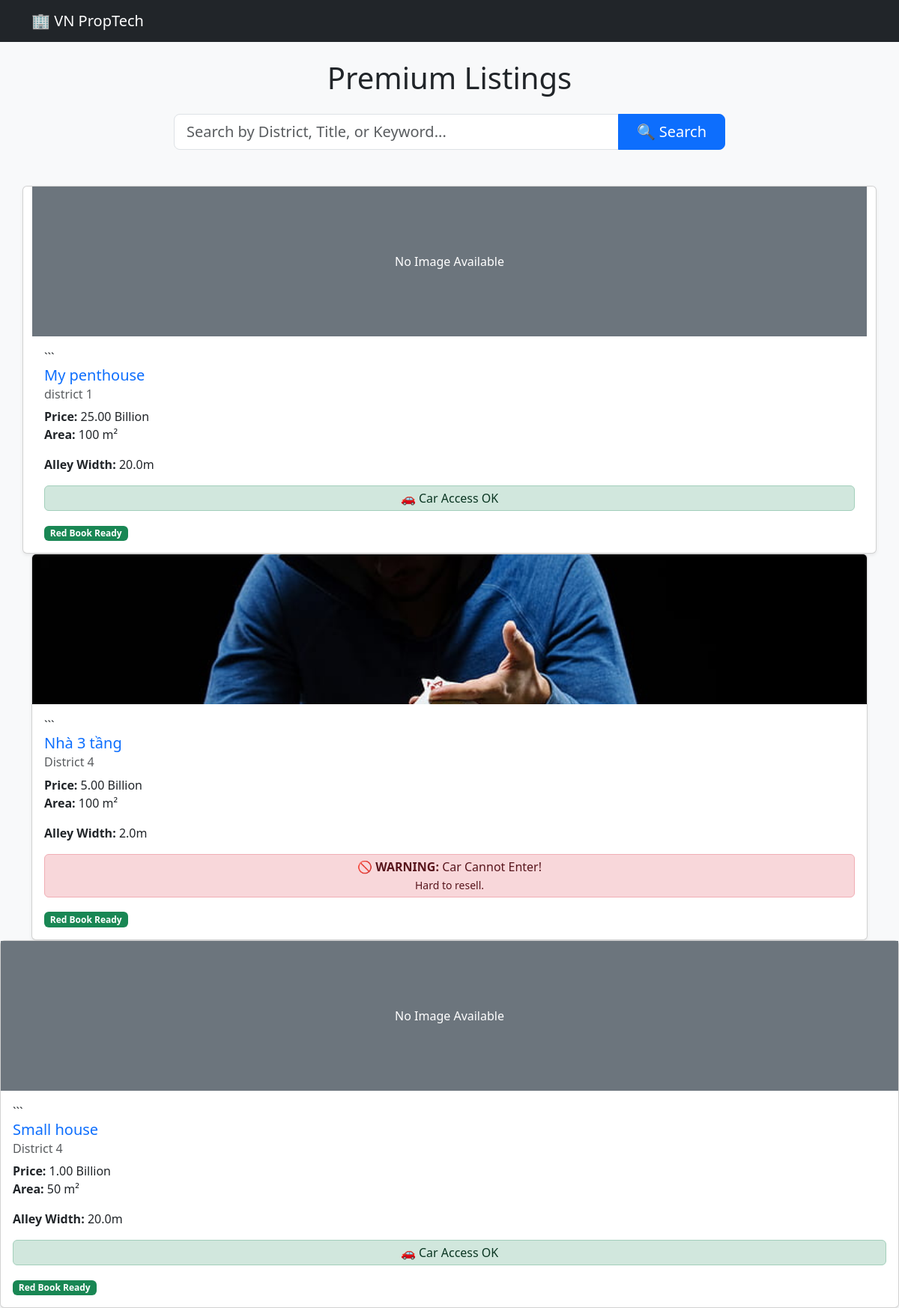
The page / on the database its author committed.
### listings/models.py (models this page shows, shortened)
class Property(models.Model):
    title = models.CharField(max_length=200)
    price_in_billions = models.DecimalField(max_digits=10, decimal_places=2)
    location_district = models.CharField(max_length=100) # e.g., "District 1", "Thao Dien"
    area_sqm = models.IntegerField()
    alley_width_meters = models.FloatField(help_text="Width of the ngo/hem in front of house")
    is_legal_clear = models.BooleanField(default=False, help_text="Is the Red Book (So Do) ready?")
    ai_description = models.TextField(blank=True, null=True, help_text="Generated by OpenAI")
    main_photo = models.ImageField(upload_to='properties/', blank=True, null=True)

### listings/views.py (the view)
# urls.py: path('', views.property_list, name='listings_index'),
def property_list(request):
    properties = Property.objects.all().order_by('-price_in_billions') # Sort by price high to low
    query = request.GET.get('q') # 'q' matches the name="q" in the HTML input
    if query:
        properties = properties.filter(
            Q(title__icontains=query) |
            Q(location_district__icontains=query)
        )
    return render(request, 'listings/index.html', {'properties': properties})

### listings/templates/listings/index.html (shortened to what this page needs)
<!DOCTYPE html>
<html>
    <head>
        <link href="https://cdn.jsdelivr.net/npm/bootstrap@5.3.0/dist/css/bootstrap.min.css" rel="stylesheet">
    </head>
    <body class="bg-light">
        <nav class="navbar navbar-dark bg-dark mb-4">
            <div class="container">
                <a class="navbar-brand" href="#">🏢 VN PropTech</a>
            </div>
        </nav>
        <div class="container">
            <h1 class="mb-4 text-center">Premium Listings</h1>
            <div class="row mb-5">
                <div class="col-md-8 mx-auto">
                    <form method="GET" action="{% url 'listings_index' %}">
                        <div class="input-group input-group-lg">
                            <input type="text" name="q" class="form-control" placeholder="Search by District, Title, or Keyword..." value="{{ request.GET.q }}">
                            <button class="btn btn-primary px-4" type="submit">
                                🔍 Search
                            </button>
                        </div>
                    </form>
                </div>
            </div>
            <div class="row">
                {% if properties %}
                    {% for prop in properties %}
                    <div class="card shadow-sm h-100">
                        {% if prop.main_photo %}
                            <img src="{{ prop.main_photo.url }}" class="card-img-top" alt="{{ prop.title }}" style="height: 200px; object-fit: cover;">
                        {% else %}
                            <div class="bg-secondary text-white d-flex align-items-center justify-content-center" style="height: 200px;">
                                <span>No Image Available</span>
                            </div>
                        {% endif %}
                        <div class="card-body">
                            ```
                                    <h5 class="card-title">
                                        <a href="{% url 'property_detail' prop.pk %}" class="text-decoration-none text-primary stretched-link">
                                            {{ prop.title }}
                                        </a>
                                    </h5>
                                    <h6 class="card-subtitle mb-2 text-muted">{{ prop.location_district }}</h6>
                                    <p class="card-text">
                                        <strong>Price:</strong> {{ prop.price_in_billions }} Billion<br>
                                        <strong>Area:</strong> {{ prop.area_sqm }} m²
                                    </p>
                                    <p class="card-text">
                                        <strong>Alley Width:</strong> {{ prop.alley_width_meters }}m
                                    </p>
                                    {% if prop.alley_width_meters < 2.5 %}
                                        <div class="alert alert-danger p-1 text-center">
                                            🚫 <strong>WARNING:</strong> Car Cannot Enter!
                                            <br><small>Hard to resell.</small>
                                        </div>
                                    {% else %}
                                        <div class="alert alert-success p-1 text-center">
                                            🚗 Car Access OK
                                        </div>
                                    {% endif %}
                                    <div class="mt-3">
                                        {% if prop.is_legal_clear %}
                                            <span class="badge bg-success">Red Book Ready</span>
                                        {% else %}
                                            <span class="badge bg-warning text-dark">Processing Legal</span>
                                        {% endif %}
                                    </div>
                                </div>
                            </div>
                        </div>
                    {% endfor %}
                {% else %}
                    <div class="alert alert-info">No properties found. The market is quiet.</div>
                {% endif %}
    </body>
</html>

### rows shown on the page
Property: shows "No Image Available", title "My penthouse", location_district "district 1", price_in_billions "25.00", area_sqm "100", alley_width_meters "20.0", shows "🚗 Car Access OK", is_legal_clear "Red Book Ready"
Property: main_photo (picture), title "Nhà 3 tầng", location_district "District 4", price_in_billions "5.00", area_sqm "100", alley_width_meters "2.0", shows "WARNING:", is_legal_clear "Red Book Ready"
Property: main_photo "No Image Available", title "Small house", location_district "District 4", price_in_billions "1.00", area_sqm "50", alley_width_meters "20.0", shows "🚗 Car Access OK", is_legal_clear "Red Book Ready"
